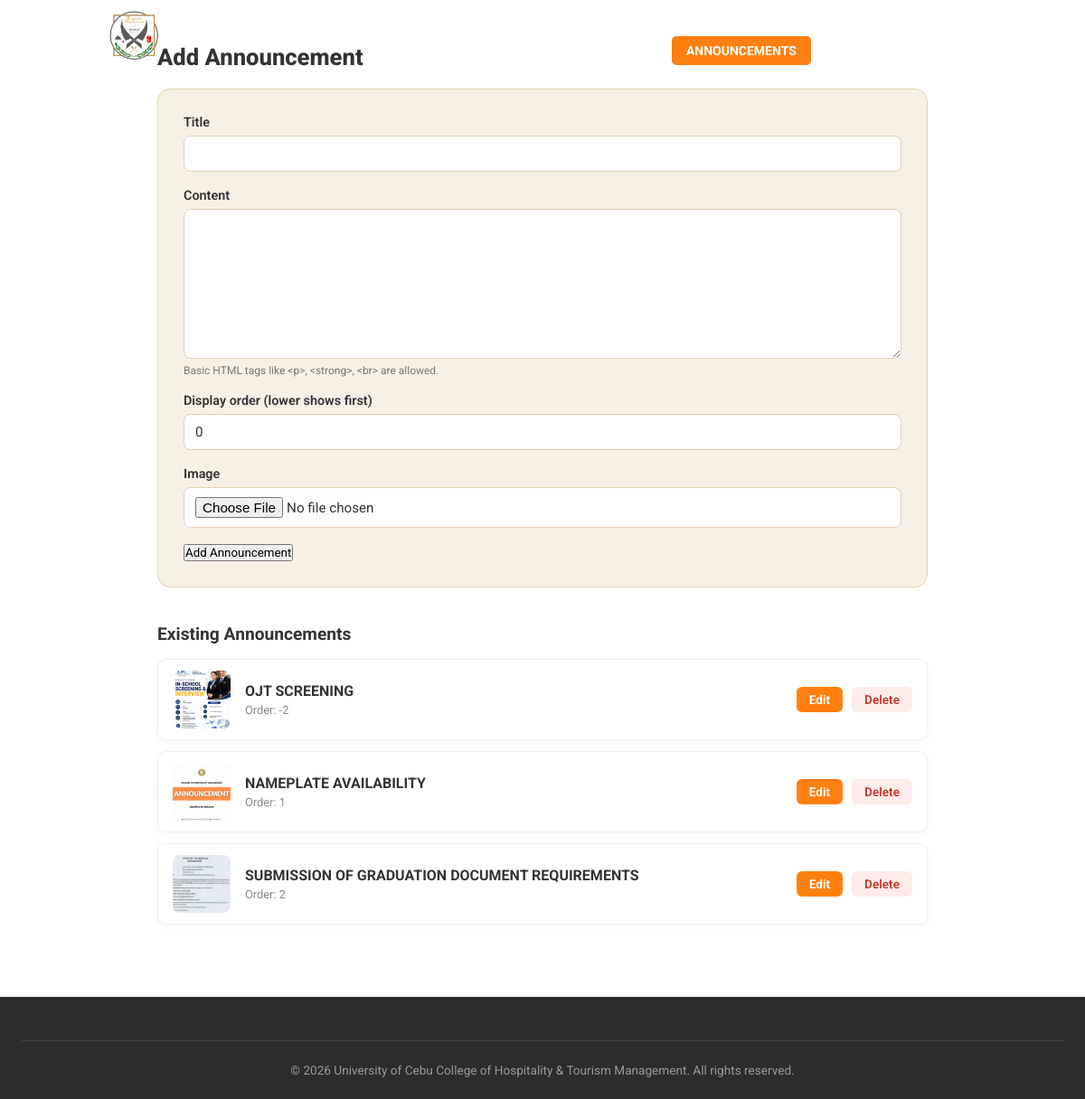
/admin_announcements.php (signed in), run on the app's committed database.
### tables this page shows
CREATE TABLE `announcements` (
  `id` int(11) NOT NULL,
  `title` varchar(255) NOT NULL,
  `body` text NOT NULL,
  `image_path` varchar(255) DEFAULT NULL,
  `sort_order` int(11) DEFAULT 0,
  `created_at` timestamp NOT NULL DEFAULT current_timestamp(),
  `updated_at` timestamp NOT NULL DEFAULT current_timestamp() ON UPDATE current_timestamp()
);

### includes/helpers.php (called while the page is built, shortened)
<?php
function h($value) {
    return htmlspecialchars((string) $value, ENT_QUOTES, 'UTF-8');
}

### admin_announcements.php (the view, shortened to what this page needs)
<?php
require_once __DIR__ . '/config.php';
require_once __DIR__ . '/includes/helpers.php';
$editRow = null;
$announcements = $conn->query('SELECT * FROM announcements ORDER BY sort_order ASC, id DESC');
?>
<!DOCTYPE html>
<html lang="en">
<head>
    <link rel="stylesheet" href="style.css" />
</head>
<body class="admin-page">
    <header>
      <div class="header">
        <a href="Home.html"
          ><img class="Hm-logo" src="Image/HM-logo-removebg.png" alt="HM logo"
        /></a>
        <ul class="header-nav">
          <li><a href="admin_dashboard.php">Dashboard</a></li>
          <li><a href="admin_announcements.php" class="active">Announcements</a></li>
          <li><a href="admin_events.php">Events</a></li>
          <li><a href="logout.php">Log out</a></li>
        </ul>
      </div>
    </header>
    <main class="admin-crud-content">
      <h1 class="admin-crud-title"><?= $editRow ? 'Edit Announcement' : 'Add Announcement' ?></h1>
      <form class="admin-form" method="POST" enctype="multipart/form-data">
        <label>Title
          <input type="text" name="title" value="<?= h($editRow['title'] ?? '') ?>" required>
        </label>
        <label>Content
          <textarea name="body" rows="8" required><?= h($editRow['body'] ?? '') ?></textarea>
          <small>Basic HTML tags like &lt;p&gt;, &lt;strong&gt;, &lt;br&gt; are allowed.</small>
        </label>
        <label>Display order (lower shows first)
          <input type="number" name="sort_order" value="<?= h($editRow['sort_order'] ?? 0) ?>">
        </label>
        <label>Image
          <input type="file" name="image" accept="image/*">
        </label>
        <div class="admin-form-actions">
          <button type="submit" class="Login"><?= $editRow ? 'Save Changes' : 'Add Announcement' ?></button>
        </div>
      </form>
      <h2 class="admin-crud-subtitle">Existing Announcements</h2>
      <div class="admin-list">
        <?php while ($row = $announcements->fetch_assoc()): ?>
          <div class="admin-list-item">
            <?php if (!empty($row['image_path'])): ?>
              <img src="<?= h($row['image_path']) ?>" alt="" class="admin-list-thumb">
            <?php endif; ?>
            <div class="admin-list-info">
              <h3><?= h($row['title']) ?></h3>
              <p class="admin-list-order">Order: <?= h($row['sort_order']) ?></p>
            </div>
            <div class="admin-list-actions">
              <a href="admin_announcements.php?edit=<?= h($row['id']) ?>" class="admin-btn-edit">Edit</a>
              <a href="admin_announcements.php?delete=<?= h($row['id']) ?>" class="admin-btn-delete" onclick="return confirm('Delete this announcement?');">Delete</a>
            </div>
          </div>
        <?php endwhile; ?>
      </div>
    </main>
    <footer class="footer-section" id="contact">
      <div class="footer-bottom">
        <p>&copy; 2026 University of Cebu College of Hospitality & Tourism Management. All rights reserved.</p>
      </div>
    </footer>
</body>
</html>

### style.css (style rules this page uses)
* { padding: 0; margin: 0; font-family: "Roboto", sans-serif; box-sizing: border-box; text-decoration: none; }
header .header { position: absolute; top: 0; left: 0; display: flex; flex-direction: row; justify-content: space-between; align-items: center; width: 100%; min-width: 800px; padding-left: 120px; padding-right: 80px; z-index: 99; height: 110px; min-height: 110px; }
.header-nav { display: flex; flex-direction: row; justify-content: flex-end; align-items: center; gap: 0; }
.header .Hm-logo { width: 250px; height: 230px; cursor: pointer; object-fit: contain; }
header ul { list-style-type: none; text-align: center; }
.header-nav a { text-decoration: none; margin-left: 25px; padding: 8px 16px; color: rgb(255, 255, 255); text-transform: uppercase; font-size: 14px; font-weight: bold; border-radius: 5px; }
.header-nav a:hover, .active { background-color: rgb(255, 127, 17); }
.footer-section { background: #2c2c2c; color: #e0e0e0; padding: 48px 24px 24px; margin-top: 0; }
.footer-bottom { text-align: center; padding-top: 24px; border-top: 1px solid #444; }
.footer-bottom p { margin: 0; font-size: 0.85rem; color: #999; }
.admin-page { background: #ffffff; }
.admin-crud-content { max-width: 900px; margin: 0 auto; padding: 48px 24px 80px; }
.admin-crud-title { font-size: 1.6rem; font-weight: 800; color: #333; margin: 0 0 20px; }
.admin-crud-subtitle { font-size: 1.2rem; font-weight: 700; color: #333; margin: 40px 0 16px; }
.admin-form { display: flex; flex-direction: column; gap: 18px; background: rgb(247, 240, 229); border: 1px solid rgb(227, 209, 175); border-radius: 14px; padding: 28px; margin-bottom: 16px; }
.admin-form label { display: flex; flex-direction: column; gap: 6px; font-size: 0.9rem; font-weight: 600; color: #333; }
.admin-form input[type="text"], .admin-form input[type="number"], .admin-form input[type="file"], .admin-form textarea { width: 100%; padding: 10px 12px; border: 1px solid rgb(227, 209, 175); border-radius: 8px; font-size: 0.95rem; color: #333; background: #ffffff; font-weight: 400; font-family: inherit; }
.admin-form textarea { resize: vertical; }
.admin-form small { font-weight: 400; color: #777; }
.admin-form-actions { display: flex; align-items: center; gap: 16px; }
.admin-form-actions .Login { margin-top: 0; }
.admin-list { display: flex; flex-direction: column; gap: 12px; }
.admin-list-item { display: flex; align-items: center; gap: 16px; background: #ffffff; border: 1px solid #eee; border-radius: 10px; padding: 12px 16px; box-shadow: 0 2px 8px rgba(0, 0, 0, 0.04); }
.admin-list-thumb { width: 64px; height: 64px; object-fit: cover; border-radius: 8px; flex-shrink: 0; }
.admin-list-info { flex: 1; }
.admin-list-info h3 { font-size: 1rem; margin: 0 0 4px; color: #333; }
.admin-list-order { font-size: 0.8rem; color: #888; margin: 0; }
.admin-list-actions { display: flex; gap: 10px; flex-shrink: 0; }
.admin-btn-edit, .admin-btn-delete { font-size: 0.85rem; font-weight: 600; padding: 6px 14px; border-radius: 6px; }
.admin-btn-edit { background: rgb(255, 127, 17); color: #fff; }
.admin-btn-delete { background: #fdecea; color: #c0392b; }

### data on the page
announcements: image_path (picture), title "OJT SCREENING", sort_order "-2"
announcements: image_path (picture), title "NAMEPLATE AVAILABILITY", sort_order "1"
announcements: image_path (picture), title "SUBMISSION OF GRADUATION DOCUMENT REQUIREMENTS", sort_order "2"
